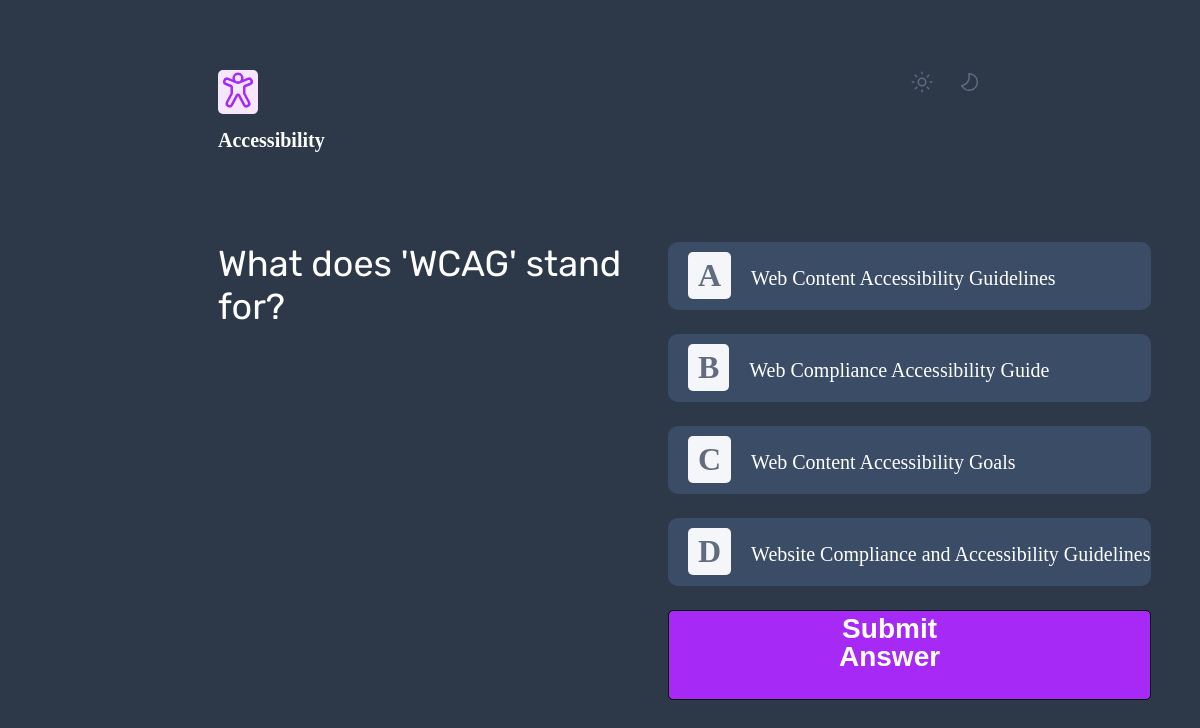
The page /app/quiz/4/ on the database its author committed.
### app/models.py (models this page shows, shortened)
class Question(models.Model):
    quiz = models.ForeignKey(Quiz, related_name='questions', on_delete=models.CASCADE)
    questions_text = models.CharField(max_length=255)
    answer = models.ForeignKey('Option', related_name='correct_for_question', on_delete=models.CASCADE, null=True)

class Option(models.Model):
    question = models.ForeignKey(Question, related_name='options', on_delete=models.CASCADE)
    options_text = models.CharField(max_length=500)

### app/views.py (the view)
# urls.py: path('quiz/<int:quiz_id>/', NextQuestionView.as_view(), name='next_question'),
class NextQuestionView(View):
    template_name = 'app/questions.html'
    def get_current_question(self, quiz, question_count):
        questions = quiz.questions.all()
        print('the count when nextquestionview is called ', question_count)
        if question_count < len(questions):
            return questions[question_count]
        return None
    def get(self, request, quiz_id):
        print('the quiz_id', quiz_id)
        question_count = request.session.get('question_count', 0)
        score = request.session.get('score', 0)
        quiz = get_object_or_404(Quiz, pk=quiz_id)
        print(quiz.title)
        current_question = self.get_current_question(quiz, question_count)
        if current_question:
            context = {'quiz': quiz, 'current_question': current_question, 'question_count': question_count, 'score': score}
            print('the quiz id is ', quiz_id)
            return render(request, self.template_name, context)
        else:
            context = {'quiz': quiz, 'score': score}
            return render(request, 'app/score.html', context)

### app/templates/app/questions.html (shortened to what this page needs)
<!DOCTYPE html>
<html lang="en" lang="en">
    {% load static %}
    <head>
        <link rel="stylesheet" href="{% static 'app/css/style3.css' %}">
    </head>
    <body class="background">
        <div class="container">
            {% if quiz.title == 'HTML'%}
                <div class="topic-quiz">
                    <div style='background-color:#F6E7FF' class="quiz-icon-container">
                        <img class='quiz-icon' src="{% static 'app/images/icon-html.svg'%}"alt="image is not available">
                    </div>
                    <h1 class="quiz-title">HTML</h1>
                </div>
            {% else %}
                <div class="topic-quiz">
                    <div style='background-color:#F6E7FF' class="quiz-icon-container">
                        <img class='quiz-icon' src="{% static 'app/images/icon-accessibility.svg'%}"alt="image is not available">
                    </div>
                    <h1 class="quiz-title">Accessibility</h1>
                </div>
            {% endif %}
            <div class="sun-moon">
                <img class='icon-sun-dark' src="{% static 'app/images/icon-sun-dark.svg'%}" alt="image is not available">
                <img class='icon-moon-dark' src="{% static 'app/images/icon-moon-dark.svg'%}" alt="image is not available">
            </div>
        </div>
        <form action="{% url 'app:check_answers' quiz_id=quiz.id %}" method="post" id="quizform">
            <div class="container2" data-quiz-id="{{ quiz.id }}">
                <div class="welcome-container">
                    <h1 class="question-text">{{ current_question.questions_text }}</h1>
                </div>
                <div class="quizzes-container">
                    {% for option in current_question.options.all %}
                    <div class="quiz-type-container" onclick='selectOption(this, {{ option.id }})'>
                        <div class="quiz-icon-container">
                            <h1 class='options'>
                                {% if forloop.counter == 1 %}A{% endif %}
                                {% if forloop.counter == 2 %}B{% endif %}
                                {% if forloop.counter == 3 %}C{% endif %}
                                {% if forloop.counter == 4 %}D{% endif %}
                            </h1>
                        </div>
                        <div class="quiz-title-container">
                            <p class="quiz-title">{{ option.options_text }}</p>
                        </div>
                    </div>
                    {% endfor %}
                    <button type="submit" class="submit-button" form='quizform'>
                        <h1 class="submit-title">Submit Answer</h1>
                    </button>
                </div>
            </div>
        </form>
    </body>
</html>

### app/static/app/css/style3.css (style rules this page uses)
.background { background-color:#2D3949; background-image: url('pattern-background-desktop-dark.svg'); background-size: cover; color:white; padding-right:140px; padding-left: 140px; }
.container { display: flex; justify-content: space-between; margin:70px; min-width: 400px; }
.icon-sun-dark { margin-right:10px; }
.icon-moon-dark { margin-left:10px; }
.container2 { display:flex; justify-content: space-between; min-width: 800px; margin:70px; }
.welcome-container { display:inline-block; }
.question-text { font-size: 30px; width:450px; margin-bottom: 0px; font-family: 'Rubik'; font-weight: normal; font-size: 36px; margin-top:0px; line-height: 43.2px; }
.quizzes-container { display:inline-block; }
.quiz-type-container { display:flex; align-items: flex-start; padding-left:20px; padding-top:10px; background-color: #3B4D66; border-radius: 10px; vertical-align: top; padding-bottom: 0px; margin-bottom:24px; min-width: 400px; }
.quiz-icon-container { display:inline-block; margin-right:20px; border-radius: 5px; background-color:#F4F6FA;; }
.options { color:#626C7F; margin-top:0px; margin-bottom:0px; padding:5px 10px; }
.quiz-icon { display:inline-block; }
.quiz-title-container { width: 400px; box-sizing: border-box; overflow: hidden; }
.quiz-title { font-size: 20px; line-height: 28px; margin-top: 20px; margin-bottom: 10px; transform: translateY(-30%); }
.submit-title { display:inline-block; padding-right:50px; margin-bottom:10px; margin-top:20px; font-size: 28px; line-height: 28px; transform: translateY(-30%); color:white; }
.submit-button { background-color:#A729F5; border-radius:5px; padding-left: 130px; padding-right:120px; border: solid 1px black; }

### rows shown on the page
Question: questions_text "What does 'WCAG' stand for?"
Option: shows "A", options_text "Web Content Accessibility Guidelines"
Option: shows "B", options_text "Web Compliance Accessibility Guide"
Option: shows "C", options_text "Web Content Accessibility Goals"
Option: shows "D", options_text "Website Compliance and Accessibility Guidelines"
